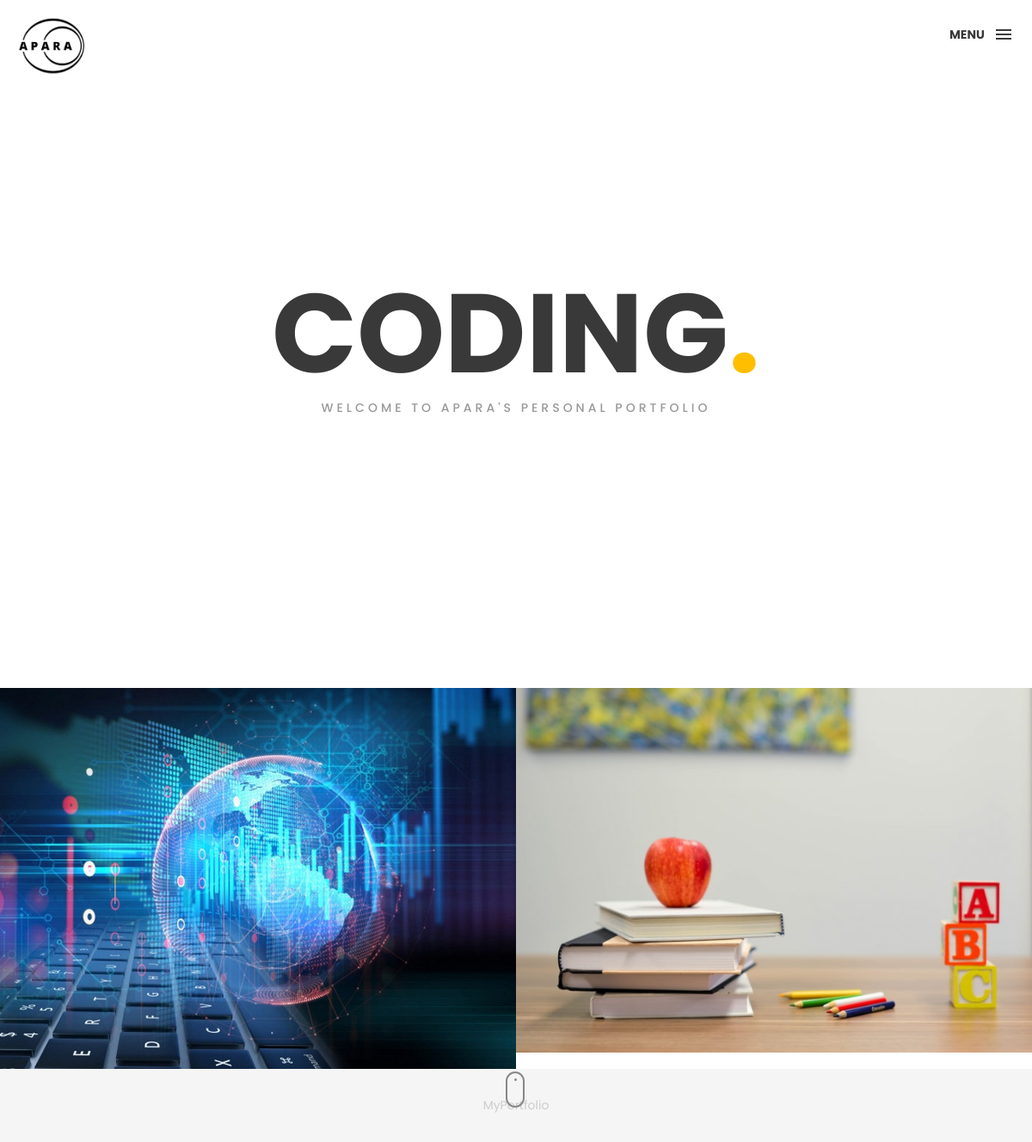
Before: / with the older database file.
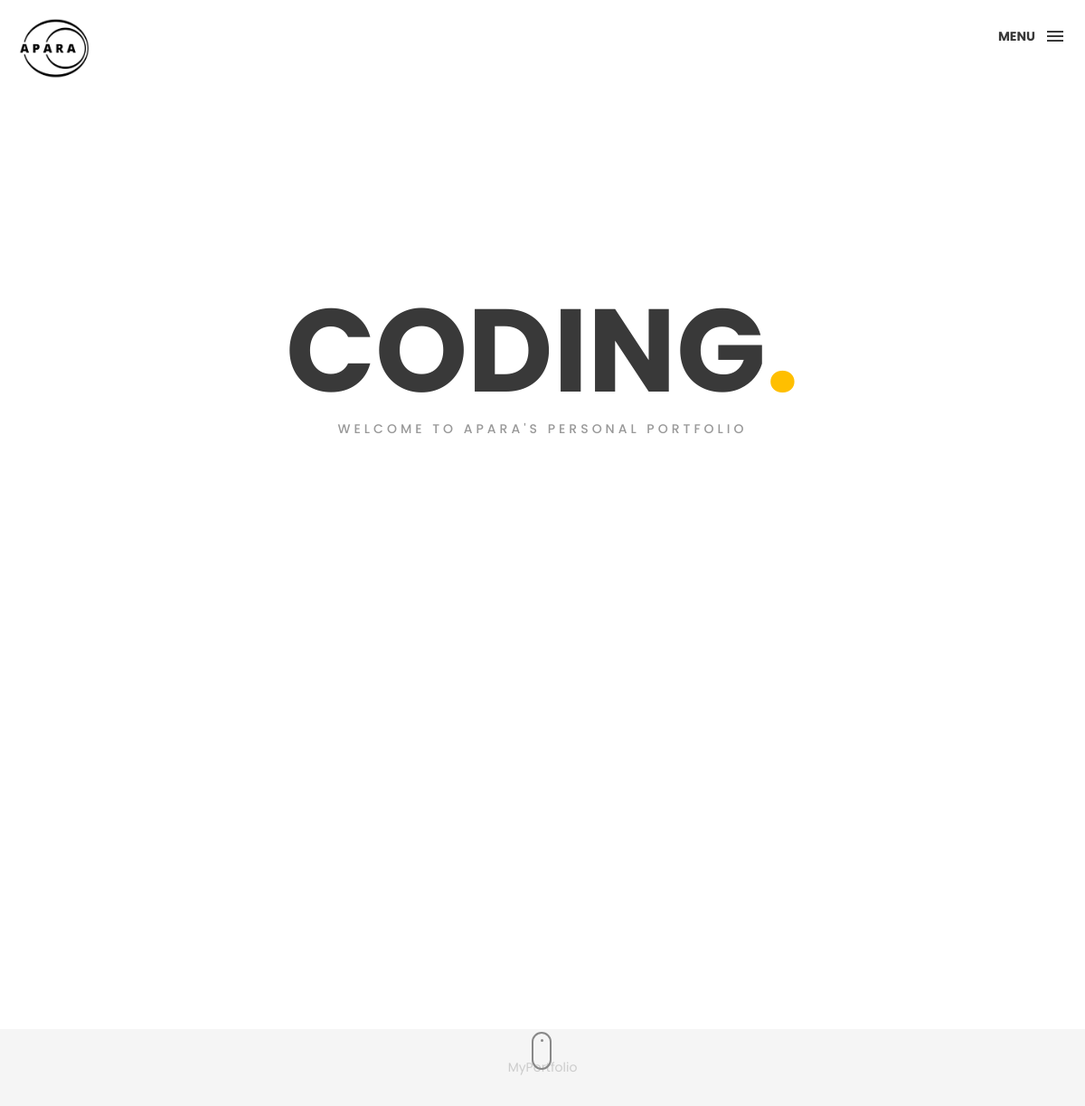
After: the same page with the newer database file.
### portfolio/models.py (models this page shows, shortened)
class Project(models.Model):
    name = models.CharField(max_length=255)
    description = models.TextField()
    thumbnail = models.ImageField(upload_to='thumbnail')
    start_date = models.DateField()
    end_date = models.DateField()
    curated_time = models.DateTimeField(auto_now_add=True)
    github_link = models.URLField()
    website_link = models.URLField()
    category = models.ManyToManyField(Category, related_name="category")

### portfolio/views.py (the view)
# urls.py: 2. Add a URL to urlpatterns:  path('', views.home, name='home')
def home(request):
    projects=Project.objects.all()
    context={
        'projects':projects
    }
    return render(request,'index.html', context)

### templates/index.html (shortened to what this page needs)
{% load static %}
<!DOCTYPE html>
<html lang="en">
<head>
    <link href="{% static 'css/bootstrap.min.css' %}" rel="stylesheet">
    <link href="{% static 'ionicons/css/ionicons.min.css' %}" rel="stylesheet">
    <link href="{% static 'css/style.css' %}" rel="stylesheet">
</head>
<body>
    <div class="container-fluid">
        <header class="box-header">
            <div class="box-logo">
                <a href="index.html"><img src="{% static 'img/apara_logo4.png' %}" width="80" alt="Logo"></a>
            </div>
            <a class="box-primary-nav-trigger" href="#0">
                <span class="box-menu-text">Menu</span><span class="box-menu-icon"></span>
            </a>
        </header>
        <section class="box-intro">
            <div class="table-cell">
                <h1 class="box-headline letters rotate-2">
                    <span class="box-words-wrapper">
               <center>
                        <b class="is-visible">coding.</b>
                        <b>&nbsp;frontend.</b>
                        <b>&nbsp;backend.</b>
               </center>
                    </span>
		        </h1>
                <h5>Welcome to Apara's personal portfolio</h5>
            </div>
            <div class="mouse">
                <div class="scroll"></div>
            </div>
        </section>
    </div>
    <div class="portfolio-div">
        <div class="portfolio">
            <div class="no-padding portfolio_container">
                {% for i in projects|slice:"6" %}
                                <div class="col-md-6 col-sm-12 fashion logo">
                                    <a href="{% url 'single_project' i.pk %}" class="portfolio_item">
                                        <img src="{{i.thumbnail.url}}" alt="image" class="img-responsive" />
                                    </a>
                                </div>
                {% endfor %}
            </div>
        </div>
    </div>
    <footer>
        <div class="container-fluid">
            <p class="copyright">MyPortfolio</p>
        </div>
    </footer>
</body>
</html>

Changed rows visible on the page:
changed Project (number 1 of 2 on the later page): thumbnail: a different picture
changed Project (number 2 of 2 on the later page): thumbnail: a different picture
